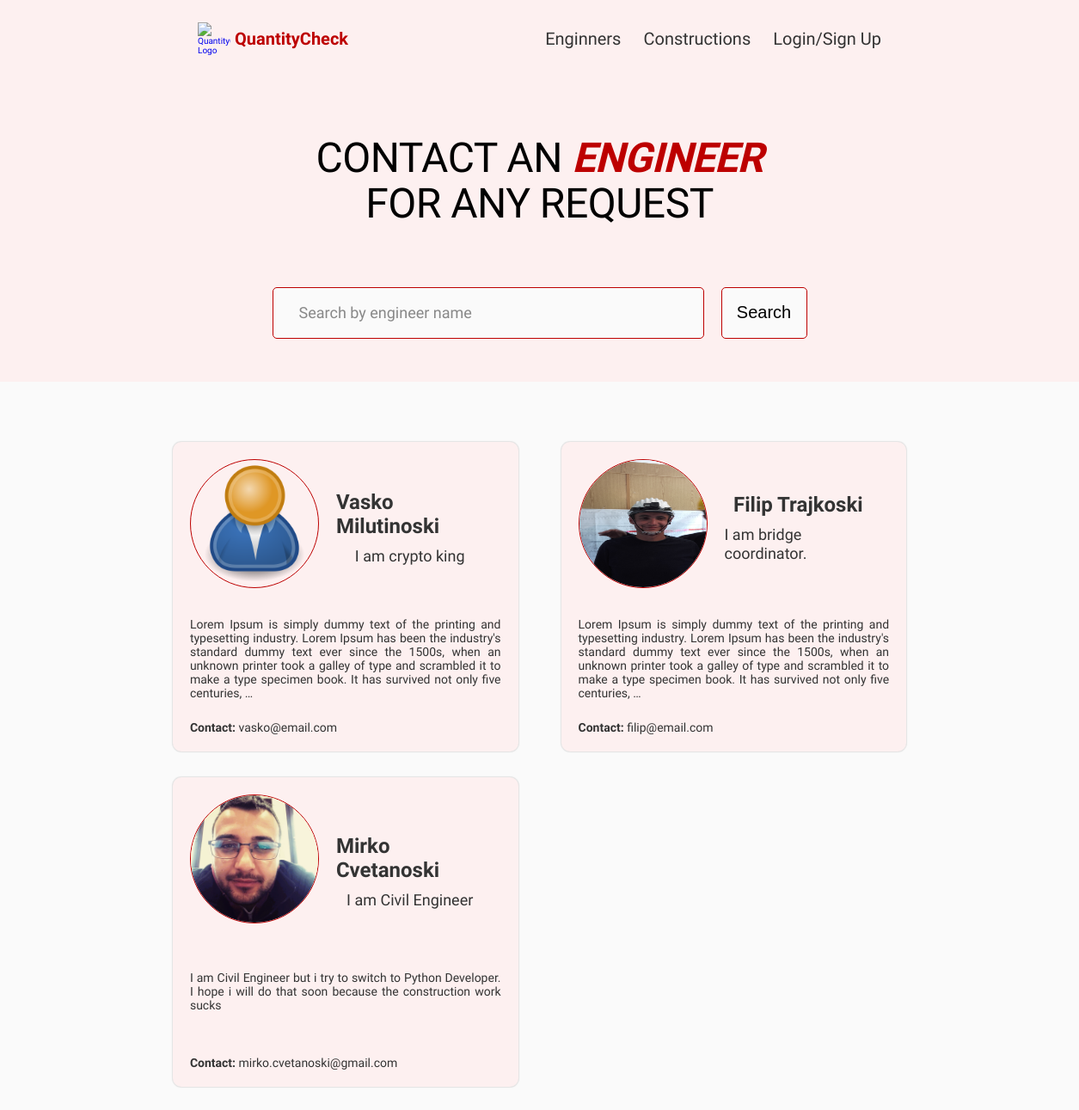
/users/, run on the app's committed database.
### users/models.py (models this page shows, shortened)
class Profile(models.Model):
    user = models.OneToOneField(User, on_delete=models.CASCADE, null=True, blank=True)
    name = models.CharField(max_length=50, blank=True, null=True)
    username = models.CharField(max_length=50, blank=True, null=True)
    location = models.CharField(max_length=50, blank=True, null=True)
    email = models.EmailField(max_length=50, blank=True, null=True)
    short_intro = models.CharField(max_length=150, blank=True, null=True)
    bio = models.TextField(blank=True, null=True)
    profile_image = models.ImageField(null=True, blank=True, upload_to='profiles/', default='profiles/user-default.png')
    created = models.DateTimeField(auto_now_add=True)
    id = models.UUIDField(default=uuid.uuid4, unique=True, primary_key=True, editable=False)
    class Meta:
        ordering = ['-created']
    @property
    def imageURL_profile(self):
        try:
            url = self.profile_image.url
        except:
            url = '/static/images/profiles/user-default.png'
        return url

### users/views.py (the view)
# urls.py: path('', views.profiles, name='profiles'),
def profiles(request):
    profiles, search_query = searchProfiles(request)
    custom_range, profiles = paginateProfiles(request, profiles, 6)
    context = {'profiles': profiles, 'search_query': search_query, 'custom_range': custom_range}
    return render(request, 'users/profiles.html', context)

### users/utils.py (called while the page is built)
def searchProfiles(request):
    search_query = ''
    if request.GET.get('search_query'):
        search_query = request.GET.get('search_query')
    profiles = Profile.objects.distinct().filter(
        Q(name__icontains=search_query) |
        Q(short_intro__icontains=search_query) |
        Q(bio__icontains=search_query) |
        Q(email__icontains=search_query))
    return profiles, search_query

def paginateProfiles(request, profiles, results):
    page = request.GET.get('page')
    paginator = Paginator(profiles, results)
    try:
        profiles = paginator.page(page)
    except PageNotAnInteger:
        page = 1
        profiles = paginator.page(page)
    except EmptyPage:
        page = paginator.num_pages
        profiles = paginator.page(page)
    leftIndex = int(page) - 4
    if leftIndex < 1:
        leftIndex = 1
    rightIndex = int(page) + 5
    if rightIndex > paginator.num_pages:
        rightIndex = paginator.num_pages + 1
    custom_range = range(leftIndex, rightIndex)
    return custom_range, profiles

### users/templates/users/profiles.html (shortened to what this page needs)
{% extends 'main.html' %}
{% block content %}
<main class="profiles__page">
    <section class="hero__section">
        <div class="hero__section-container">
            <div class="search__section__text">
                <h2>CONTACT AN <span>ENGINEER</span></h2>
                <h2>FOR ANY REQUEST</h2>
            </div>
            <div class="hero-section__search">
                <form id="searchForm" class="form" action="{% url 'users:profiles' %}" method="get">
                <div class="form__field">
                    <input class="input input--text" id="formInput#search" type="text" name="search_query"
                    placeholder="Search by engineer name" value="{{search_query}}" />
                </div>
                <input class="btn btn--sub btn--lg" type="submit" value="Search" />
                </form>
            </div>
        </div>
    </section>
     <section class="profiles__list">
        <div class="container">
            <div class="grid grid--three">
                {% for profile in profiles %}
                <a href="{% url 'users:user-profile' profile.id %}" class="card__body">
                    <div class="profiles__card">
                            <div class="profiles__profile">
                                <img class="profiles__photo" src="{{profile.imageURL_profile}}" alt="image" />
                                <div class="profiles__meta">
                                    <h3>{{profile.name}}</h3>
                                    <h5>{{profile.short_intro|slice:"60"}}</h5>
                                </div>
                                <p class="engineer_info">{{profile.bio|truncatewords:50}}</p>
                                <p class="engineer_email"><span>Contact:</span> {{profile.email}}</p>
                            </div>
                    </div>
                </a>
                {% endfor %}
            </div>
        </div>
      </section>
    </main>
{% endblock content %}

### templates/main.html (shortened to what this page needs)
<!DOCTYPE html>
{% load static %}
<html lang="en">
    <head>
        <link rel="stylesheet" href="{% static 'styles/constructions.css' %}" media="screen" type="text/css">
        <link rel="stylesheet" href="{% static 'styles/single-construction.css' %}" media="screen" type="text/css">
        <link rel="stylesheet" href="{% static 'styles/form.css' %}" media="screen" type="text/css">
        <link rel="stylesheet" href="{% static 'styles/profiles.css' %}" media="screen" type="text/css">
        <link rel="stylesheet" href="{% static 'styles/single-profile.css' %}" media="screen" type="text/css">
        <link rel="stylesheet" href="{% static 'styles/alerts.css' %}" media="screen" type="text/css">
        <link rel="stylesheet" href="{% static 'styles/account.css' %}" media="screen" type="text/css">
        <link rel="stylesheet" href="{% static 'styles/data.css' %}" media="screen" type="text/css">
        <link rel="stylesheet" href="{% static 'styles/inbox.css' %}" media="screen" type="text/css">
        <link rel="stylesheet" href="{% static 'styles/responsive.css' %}" media="screen" type="text/css">
    </head>
    <body>
        {% include 'navbar.html' %}
        {% block content %}
        {% endblock content %}
    </body>
</html>

### templates/navbar.html (shortened to what this page needs)
{% load static %}
<header>
    <div class="container__logo">
        <a class="logo" href="{% url 'constructions:constructions' %}">
            <img class="logo__image" src="{% static 'images/logo.svg' %}" alt="QuantityCheck Logo">
            <span class="logo__name">QuantityCheck</span>
        </a>
    </div>
    <nav class="header__nav">
        <ul class="header__menu">
            <li class="header__menuItem close"><a href="{% url 'users:profiles' %}">Enginners</a></li>
            <li class="header__menuItem close"><a href="{% url 'constructions:constructions' %}">Constructions</a></li>
            {% if request.user.is_authenticated %}
            <li class="header__menuItem close"><a href="{% url 'users:account' %}">My Account</a></li>
            <li class="header__menuItem close"><a href="{% url 'users:inbox' %}">Inbox</a></li>
            <li class="header__menuItem close"><a href="{% url 'users:logout' %}">Logout</a></li>
            {% else %}
            <li class="header__menuItem close"><a href="{% url 'users:login' %}">Login/Sign Up</a></li>
            {% endif %}
        </ul>
    </nav>
</header>

### static/styles/constructions.css (style rules this page uses)
* { margin: 0; padding: 0; box-sizing: inherit; }
html { font-size: 62.5%; box-sizing: border-box; overflow-x: hidden; }
body { font-family: 'Roboto Condensed', sans-serif; background-color: rgb(250, 250, 250); }
html, body { max-width: 100%; }
header { width: 100vw; height: 9rem; display: flex; align-items: center; justify-content: space-between; margin: 0 auto; padding: 2rem 35rem; background-color: rgb(253, 240, 240); }
.logo { display: flex; align-items: center; gap: 0.5rem; text-decoration: none; cursor: pointer; }
.logo__image { width: 3.8rem; }
.logo__name { font-size: 2rem; color: #bd0000; font-weight: 700; }
.header__menu { display: flex; gap: 2.6rem; list-style-type: none; }
.header__menuItem a { font-size: 2rem; font-weight: 400; text-decoration: none; color: #333333; display: inline-block; }
main { display: flex; flex-direction: column; align-items: center; }
.hero__section { width: 100vw; display: flex; flex-direction: column; align-items: center; background-color: rgb(253, 240, 240); }
.hero__section-container { margin-top: 6.8rem; text-align: center; line-height: 1.1; letter-spacing: -0.05rem; }
.search__section__text h2 { font-size: 4.8rem; font-weight: 400; }
.search__section__text span { font-size: 4.8rem; font-weight: 700; font-style: italic; color: #bd0000; }
.hero-section__search { margin-top: 2rem; padding: 5rem 3rem; }
.form { width: 50vw; display: flex; align-items: center; justify-content: center; gap: 2rem; }
.form__field .input { width: 40vw; height: 6rem; border: solid 0.2px #bd0000; border-radius: 0.5rem; padding: 1.5rem 3rem; font-size: 1.8rem; font-weight: 400; color: #333333; background-color: rgb(250, 250, 250); font-family: 'Roboto Condensed', sans-serif; }
.form__field .input::placeholder { color: #888; font-size: 1.8rem; font-family: 'Roboto Condensed', sans-serif; }
.btn { width: 10rem; height: 6rem; border: solid 0.2px #bd0000; border-radius: 0.5rem; cursor: pointer; background-color: rgb(250, 250, 250); transition: 0.3s ease-out; }
.btn--sub { font-size: 2rem; font-weight: 400; padding: 1rem; }
.container { width: 100vw; display: flex; justify-content: center; align-items: center; margin: 5rem; padding: 2rem; }
.grid { display: grid; grid-template-rows: auto; justify-items: center; align-items: center; column-gap: 5rem; row-gap: 3rem; }
.grid--three { grid-template-columns: 1fr 1fr 1fr; }
.card__body { text-decoration: none; }

### static/styles/form.css (style rules this page uses)
.form__field { display: flex; flex-direction: column; align-items: flex-start; }

### static/styles/profiles.css (style rules this page uses)
.profiles__photo { width: 15rem; height: 15rem; border-radius: 50%; border: solid 0.2px #bd0000; }
.profiles__profile { display: grid; grid-template-columns: 0.4fr 1fr; grid-template-rows: 1fr 0.4fr 0.1fr; row-gap: 2.4rem; padding: 1rem; }
.profiles__meta { display: flex; flex-direction: column; align-items: center; align-self: center; justify-self: center; }
.profiles__meta h3 { font-size: 2.4rem; color: #333333; margin: 0.5rem 2rem 0.5rem 2rem; font-weight: 700; }
.profiles__meta h5 { margin: 0.5rem 2rem 0.5rem 2rem; font-size: 1.8rem; color: #333333; font-weight: 400; line-height: 1.2; }
.engineer_info { grid-column: 1/3; grid-row: 2/3; align-self: flex-start; font-size: 1.4rem; font-weight: 400; color: #333333; text-align: justify; word-wrap: break-word; width: inherit; }
.engineer_email { grid-column: 1/3; grid-row: 3/4; font-size: 1.4rem; font-weight: 400; color: #333333; justify-self: flex-start; align-self: flex-end; }
.engineer_email span { font-weight: 700; }
.profiles__card { border-radius: 1rem; width: 23vw; height: 36rem; padding: 0.5rem; background-color: rgb(253, 240, 240); padding: 1rem; box-shadow: 0 0 1px 1px rgba(136, 136, 136, 0.2); }
.profiles__profile { width: 100%; height: 100%; }

### static/styles/alerts.css (style rules this page uses)
:root { --color-white-light: rgba(136, 136, 136, 0.2); --color-main-light: rgb(180, 206, 255); --color-main: rgb(0, 54, 155); --color-error-bg: rgb(255, 179, 179); --color-error: rgb(155, 0, 0); --color-success-bg: rgb(219, 255, 219); --color-success: rgb(0, 155, 0); }

### static/styles/responsive.css (style rules this page uses)
@media (max-width: 90em) { header { padding: 2rem 23rem; } }
@media (max-width: 90em) { .grid--three { grid-template-columns: 1fr 1fr; } }
@media (max-width: 90em) { .profiles__card, .column__card { width: 32vw } }

### data on the page
Profile: imageURL_profile (placeholder picture), name "Vasko Milutinoski", short_intro "I am crypto king", bio "Lorem Ipsum is simply dummy text of the printing and typesetting industry. Lorem Ipsum has been the industry's standard dummy text ever since the 1500s, when an unknown printer took a galley of type and scrambled it to make a type specimen book. It has survived not only five centuries, …", email "vasko@email.com"
Profile: imageURL_profile (picture), name "Filip Trajkoski", short_intro "I am bridge coordinator.", bio "Lorem Ipsum is simply dummy text of the printing and typesetting industry. Lorem Ipsum has been the industry's standard dummy text ever since the 1500s, when an unknown printer took a galley of type and scrambled it to make a type specimen book. It has survived not only five centuries, …", email "filip@email.com"
Profile: imageURL_profile (picture), name "Mirko Cvetanoski", short_intro "I am Civil Engineer", bio "I am Civil Engineer but i try to switch to Python Developer. I hope i will do that soon because the construction work sucks", email "mirko.cvetanoski@gmail.com"
